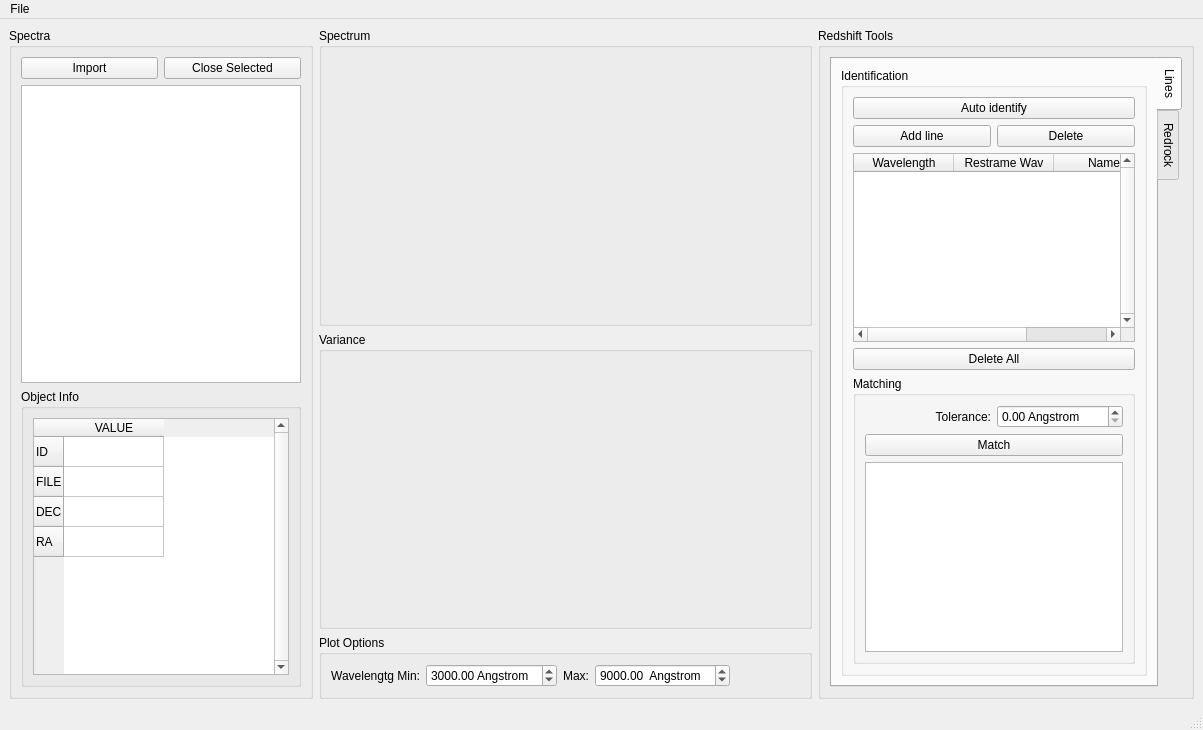
<?xml version="1.0" encoding="UTF-8"?>
<ui version="4.0">
 <class>MainWindow</class>
 <widget class="QMainWindow" name="MainWindow">
  <property name="geometry">
   <rect>
    <x>0</x>
    <y>0</y>
    <width>1203</width>
    <height>730</height>
   </rect>
  </property>
  <property name="sizePolicy">
   <sizepolicy hsizetype="Minimum" vsizetype="Preferred">
    <horstretch>0</horstretch>
    <verstretch>0</verstretch>
   </sizepolicy>
  </property>
  <property name="windowTitle">
   <string>MainWindow</string>
  </property>
  <widget class="QWidget" name="centralwidget">
   <layout class="QHBoxLayout" name="horizontalLayout">
    <item>
     <widget class="QGroupBox" name="verticalGroupBox">
      <property name="sizePolicy">
       <sizepolicy hsizetype="Minimum" vsizetype="Expanding">
        <horstretch>0</horstretch>
        <verstretch>0</verstretch>
       </sizepolicy>
      </property>
      <property name="minimumSize">
       <size>
        <width>0</width>
        <height>0</height>
       </size>
      </property>
      <property name="autoFillBackground">
       <bool>false</bool>
      </property>
      <property name="title">
       <string>Spectra</string>
      </property>
      <property name="checkable">
       <bool>false</bool>
      </property>
      <layout class="QVBoxLayout" name="verticalLayout">
       <item>
        <layout class="QGridLayout" name="gridLayout">
         <item row="1" column="0">
          <widget class="QPushButton" name="importSpecPushButton">
           <property name="text">
            <string>Import</string>
           </property>
          </widget>
         </item>
         <item row="1" column="1">
          <widget class="QPushButton" name="closeSpecPushButton">
           <property name="text">
            <string>Close Selected</string>
           </property>
          </widget>
         </item>
        </layout>
       </item>
       <item>
        <widget class="QListWidget" name="specListWidget">
         <property name="sizePolicy">
          <sizepolicy hsizetype="Minimum" vsizetype="Expanding">
           <horstretch>0</horstretch>
           <verstretch>0</verstretch>
          </sizepolicy>
         </property>
        </widget>
       </item>
       <item>
        <widget class="QGroupBox" name="groupBox_3">
         <property name="sizePolicy">
          <sizepolicy hsizetype="Preferred" vsizetype="MinimumExpanding">
           <horstretch>0</horstretch>
           <verstretch>0</verstretch>
          </sizepolicy>
         </property>
         <property name="title">
          <string>Object Info</string>
         </property>
         <layout class="QVBoxLayout" name="verticalLayout_3">
          <item>
           <widget class="QTableWidget" name="objPropertiesTableWidget">
            <property name="sizePolicy">
             <sizepolicy hsizetype="Minimum" vsizetype="Expanding">
              <horstretch>0</horstretch>
              <verstretch>0</verstretch>
             </sizepolicy>
            </property>
            <property name="verticalScrollBarPolicy">
             <enum>Qt::ScrollBarAlwaysOn</enum>
            </property>
            <row>
             <property name="text">
              <string>ID</string>
             </property>
            </row>
            <row>
             <property name="text">
              <string>FILE</string>
             </property>
            </row>
            <row>
             <property name="text">
              <string>DEC</string>
             </property>
            </row>
            <row>
             <property name="text">
              <string>RA</string>
             </property>
            </row>
            <column>
             <property name="text">
              <string>VALUE</string>
             </property>
             <property name="font">
              <font>
               <bold>false</bold>
              </font>
             </property>
            </column>
           </widget>
          </item>
         </layout>
        </widget>
       </item>
      </layout>
     </widget>
    </item>
    <item>
     <layout class="QVBoxLayout" name="verticalLayout_2">
      <item>
       <widget class="QGroupBox" name="groupBox">
        <property name="sizePolicy">
         <sizepolicy hsizetype="Expanding" vsizetype="Expanding">
          <horstretch>0</horstretch>
          <verstretch>0</verstretch>
         </sizepolicy>
        </property>
        <property name="title">
         <string>Spectrum</string>
        </property>
        <property name="flat">
         <bool>false</bool>
        </property>
        <layout class="QGridLayout" name="gridLayout_2"/>
       </widget>
      </item>
      <item>
       <widget class="QGroupBox" name="varianceGroupBox">
        <property name="sizePolicy">
         <sizepolicy hsizetype="Expanding" vsizetype="Expanding">
          <horstretch>0</horstretch>
          <verstretch>0</verstretch>
         </sizepolicy>
        </property>
        <property name="title">
         <string>Variance</string>
        </property>
        <property name="flat">
         <bool>false</bool>
        </property>
        <layout class="QGridLayout" name="gridLayout_3"/>
       </widget>
      </item>
      <item>
       <widget class="QGroupBox" name="wavelengthGroupBox">
        <property name="enabled">
         <bool>true</bool>
        </property>
        <property name="title">
         <string>Plot Options</string>
        </property>
        <layout class="QHBoxLayout" name="horizontalLayout_3">
         <item>
          <widget class="QLabel" name="label">
           <property name="sizePolicy">
            <sizepolicy hsizetype="Minimum" vsizetype="Preferred">
             <horstretch>0</horstretch>
             <verstretch>0</verstretch>
            </sizepolicy>
           </property>
           <property name="text">
            <string>Wavelengtg Min:</string>
           </property>
           <property name="alignment">
            <set>Qt::AlignRight|Qt::AlignTrailing|Qt::AlignVCenter</set>
           </property>
          </widget>
         </item>
         <item>
          <widget class="QDoubleSpinBox" name="wavMindoubleSpinBox">
           <property name="enabled">
            <bool>true</bool>
           </property>
           <property name="suffix">
            <string> Angstrom</string>
           </property>
           <property name="maximum">
            <double>99999.000000000000000</double>
           </property>
           <property name="singleStep">
            <double>10.000000000000000</double>
           </property>
           <property name="value">
            <double>3000.000000000000000</double>
           </property>
          </widget>
         </item>
         <item>
          <widget class="QLabel" name="label_2">
           <property name="sizePolicy">
            <sizepolicy hsizetype="Minimum" vsizetype="Preferred">
             <horstretch>0</horstretch>
             <verstretch>0</verstretch>
            </sizepolicy>
           </property>
           <property name="text">
            <string>Max:</string>
           </property>
           <property name="alignment">
            <set>Qt::AlignRight|Qt::AlignTrailing|Qt::AlignVCenter</set>
           </property>
          </widget>
         </item>
         <item>
          <widget class="QDoubleSpinBox" name="wavMaxdoubleSpinBox">
           <property name="enabled">
            <bool>true</bool>
           </property>
           <property name="suffix">
            <string>  Angstrom</string>
           </property>
           <property name="maximum">
            <double>99999.000000000000000</double>
           </property>
           <property name="value">
            <double>9000.000000000000000</double>
           </property>
          </widget>
         </item>
         <item>
          <spacer name="horizontalSpacer">
           <property name="orientation">
            <enum>Qt::Horizontal</enum>
           </property>
           <property name="sizeHint" stdset="0">
            <size>
             <width>40</width>
             <height>20</height>
            </size>
           </property>
          </spacer>
         </item>
        </layout>
       </widget>
      </item>
     </layout>
    </item>
    <item>
     <widget class="QGroupBox" name="groupBox_2">
      <property name="sizePolicy">
       <sizepolicy hsizetype="Minimum" vsizetype="Preferred">
        <horstretch>0</horstretch>
        <verstretch>0</verstretch>
       </sizepolicy>
      </property>
      <property name="title">
       <string>Redshift Tools</string>
      </property>
      <layout class="QVBoxLayout" name="verticalLayout_4">
       <item>
        <widget class="QTabWidget" name="tabWidget">
         <property name="sizePolicy">
          <sizepolicy hsizetype="Minimum" vsizetype="Expanding">
           <horstretch>0</horstretch>
           <verstretch>0</verstretch>
          </sizepolicy>
         </property>
         <property name="tabPosition">
          <enum>QTabWidget::East</enum>
         </property>
         <property name="tabShape">
          <enum>QTabWidget::Rounded</enum>
         </property>
         <property name="currentIndex">
          <number>0</number>
         </property>
         <widget class="QWidget" name="tab_lines">
          <attribute name="title">
           <string>Lines</string>
          </attribute>
          <layout class="QVBoxLayout" name="verticalLayout_5">
           <item>
            <widget class="QGroupBox" name="groupBox_4">
             <property name="sizePolicy">
              <sizepolicy hsizetype="Minimum" vsizetype="Preferred">
               <horstretch>0</horstretch>
               <verstretch>0</verstretch>
              </sizepolicy>
             </property>
             <property name="title">
              <string>Identification</string>
             </property>
             <layout class="QVBoxLayout" name="verticalLayout_6">
              <item>
               <widget class="QPushButton" name="linesAutoPushButton">
                <property name="text">
                 <string>Auto identify</string>
                </property>
               </widget>
              </item>
              <item>
               <layout class="QHBoxLayout" name="horizontalLayout_4">
                <item>
                 <widget class="QPushButton" name="addLinePushButton">
                  <property name="text">
                   <string>Add line</string>
                  </property>
                 </widget>
                </item>
                <item>
                 <widget class="QPushButton" name="deleteLinePushButton">
                  <property name="text">
                   <string>Delete</string>
                  </property>
                 </widget>
                </item>
               </layout>
              </item>
              <item>
               <widget class="QTableWidget" name="linesTableWidget">
                <property name="sizePolicy">
                 <sizepolicy hsizetype="Minimum" vsizetype="Expanding">
                  <horstretch>0</horstretch>
                  <verstretch>0</verstretch>
                 </sizepolicy>
                </property>
                <property name="verticalScrollBarPolicy">
                 <enum>Qt::ScrollBarAlwaysOn</enum>
                </property>
                <property name="columnCount">
                 <number>3</number>
                </property>
                <column>
                 <property name="text">
                  <string>Wavelength</string>
                 </property>
                </column>
                <column>
                 <property name="text">
                  <string>Restrame Wav</string>
                 </property>
                </column>
                <column>
                 <property name="text">
                  <string>Name</string>
                 </property>
                </column>
               </widget>
              </item>
              <item>
               <widget class="QPushButton" name="deleteLinesPushButton">
                <property name="text">
                 <string>Delete All</string>
                </property>
               </widget>
              </item>
              <item>
               <widget class="QGroupBox" name="groupBox_7">
                <property name="title">
                 <string>Matching</string>
                </property>
                <layout class="QVBoxLayout" name="verticalLayout_10">
                 <item>
                  <layout class="QHBoxLayout" name="horizontalLayout_5">
                   <item>
                    <widget class="QLabel" name="label_3">
                     <property name="text">
                      <string>Tolerance:</string>
                     </property>
                     <property name="alignment">
                      <set>Qt::AlignRight|Qt::AlignTrailing|Qt::AlignVCenter</set>
                     </property>
                    </widget>
                   </item>
                   <item>
                    <widget class="QDoubleSpinBox" name="linedMatchingTolDoubleSpinBox">
                     <property name="suffix">
                      <string> Angstrom</string>
                     </property>
                     <property name="maximum">
                      <double>999.000000000000000</double>
                     </property>
                     <property name="singleStep">
                      <double>0.001000000000000</double>
                     </property>
                    </widget>
                   </item>
                  </layout>
                 </item>
                 <item>
                  <widget class="QPushButton" name="doLinesMatchingPushButton">
                   <property name="text">
                    <string>Match</string>
                   </property>
                  </widget>
                 </item>
                 <item>
                  <widget class="QListView" name="linesMarchingResListView"/>
                 </item>
                </layout>
               </widget>
              </item>
             </layout>
            </widget>
           </item>
          </layout>
         </widget>
         <widget class="QWidget" name="tab_rr">
          <attribute name="title">
           <string>Redrock</string>
          </attribute>
          <layout class="QVBoxLayout" name="verticalLayout_7">
           <item>
            <widget class="QGroupBox" name="groupBox_5">
             <property name="title">
              <string>Options</string>
             </property>
             <layout class="QVBoxLayout" name="verticalLayout_8">
              <item>
               <widget class="QRadioButton" name="radioButton">
                <property name="text">
                 <string>for current object</string>
                </property>
                <property name="checked">
                 <bool>true</bool>
                </property>
               </widget>
              </item>
              <item>
               <widget class="QRadioButton" name="radioButton_2">
                <property name="text">
                 <string>for selected objects</string>
                </property>
               </widget>
              </item>
              <item>
               <widget class="QRadioButton" name="radioButton_3">
                <property name="text">
                 <string>for all objects</string>
                </property>
               </widget>
              </item>
             </layout>
            </widget>
           </item>
           <item>
            <widget class="QGroupBox" name="groupBox_6">
             <property name="title">
              <string>Status</string>
             </property>
             <layout class="QVBoxLayout" name="verticalLayout_9">
              <item>
               <widget class="QTextEdit" name="textEdit">
                <property name="verticalScrollBarPolicy">
                 <enum>Qt::ScrollBarAlwaysOn</enum>
                </property>
                <property name="horizontalScrollBarPolicy">
                 <enum>Qt::ScrollBarAlwaysOn</enum>
                </property>
                <property name="undoRedoEnabled">
                 <bool>false</bool>
                </property>
                <property name="readOnly">
                 <bool>true</bool>
                </property>
                <property name="markdown">
                 <string notr="true"/>
                </property>
                <property name="html">
                 <string notr="true">&lt;!DOCTYPE HTML PUBLIC &quot;-//W3C//DTD HTML 4.0//EN&quot; &quot;http://www.w3.org/TR/REC-html40/strict.dtd&quot;&gt;
&lt;html&gt;&lt;head&gt;&lt;meta name=&quot;qrichtext&quot; content=&quot;1&quot; /&gt;&lt;meta charset=&quot;utf-8&quot; /&gt;&lt;style type=&quot;text/css&quot;&gt;
p, li { white-space: pre-wrap; }
hr { height: 1px; border-width: 0; }
li.unchecked::marker { content: &quot;\2610&quot;; }
li.checked::marker { content: &quot;\2612&quot;; }
&lt;/style&gt;&lt;/head&gt;&lt;body style=&quot; font-family:'Sans Serif'; font-size:9pt; font-weight:400; font-style:normal;&quot;&gt;
&lt;p style=&quot;-qt-paragraph-type:empty; margin-top:0px; margin-bottom:0px; margin-left:0px; margin-right:0px; -qt-block-indent:0; text-indent:0px; font-family:'Noto Sans'; font-size:10pt;&quot;&gt;&lt;br /&gt;&lt;/p&gt;&lt;/body&gt;&lt;/html&gt;</string>
                </property>
                <property name="placeholderText">
                 <string notr="true"/>
                </property>
               </widget>
              </item>
              <item>
               <widget class="QProgressBar" name="progressBar">
                <property name="value">
                 <number>0</number>
                </property>
               </widget>
              </item>
             </layout>
            </widget>
           </item>
           <item>
            <widget class="QPushButton" name="pushButton_7">
             <property name="text">
              <string>Run</string>
             </property>
            </widget>
           </item>
          </layout>
         </widget>
        </widget>
       </item>
      </layout>
     </widget>
    </item>
   </layout>
  </widget>
  <widget class="QMenuBar" name="menubar">
   <property name="geometry">
    <rect>
     <x>0</x>
     <y>0</y>
     <width>1203</width>
     <height>22</height>
    </rect>
   </property>
   <widget class="QMenu" name="menuFile">
    <property name="title">
     <string>File</string>
    </property>
    <addaction name="actionOpen_List"/>
    <addaction name="actionSave_List"/>
    <addaction name="actionImport_spectra"/>
    <addaction name="separator"/>
    <addaction name="actionClose_all"/>
    <addaction name="separator"/>
    <addaction name="actionExit"/>
   </widget>
   <addaction name="menuFile"/>
  </widget>
  <widget class="QStatusBar" name="statusbar"/>
  <action name="actionOpen_List">
   <property name="text">
    <string>Open List</string>
   </property>
  </action>
  <action name="actionSave_List">
   <property name="text">
    <string>Save List</string>
   </property>
  </action>
  <action name="actionImport_spectra">
   <property name="text">
    <string>Import spectra</string>
   </property>
  </action>
  <action name="actionExit">
   <property name="text">
    <string>Exit</string>
   </property>
  </action>
  <action name="actionClose_all">
   <property name="text">
    <string>Close all</string>
   </property>
  </action>
 </widget>
 <resources/>
 <connections/>
</ui>
